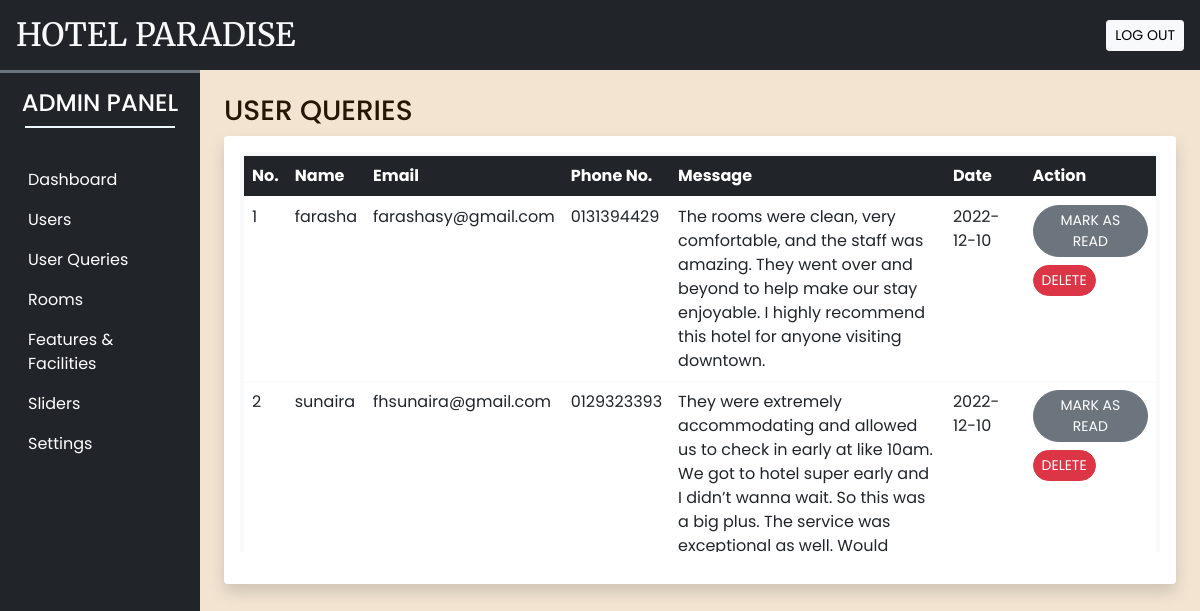
Page /HOTELMANAGEMENT/admin/user_queries.php (signed in) on the committed database.
### tables this page shows
CREATE TABLE `user_reach` (
  `reach_ID` int(100) NOT NULL,
  `name` varchar(100) NOT NULL,
  `email` varchar(200) NOT NULL,
  `phone` varchar(50) NOT NULL,
  `message` varchar(500) NOT NULL,
  `date` date NOT NULL DEFAULT current_timestamp(),
  `seen` tinyint(4) NOT NULL DEFAULT 0
);

### HOTELMANAGEMENT/admin/user_queries.php (the view, shortened to what this page needs)
<!DOCTYPE html>
<html lang="en">
<head>
    <?php require('extra/links.php'); ?>
</head>
<body style="color:rgb(37, 22, 4) ; background-color:rgb(243, 228, 210);">
 <?php require('extra/header.php'); ?>
  <div class="container-fluid">
    <div class="row">
      <div class="col-10 ms-auto p-4 ">
        <h2 class="mb-2 fs-3">USER QUERIES</h2>
        <div class="card shadow border-0 mb-4">
          <div class="card-body">
            <div class="table" style="height: 400px;overflow-y:scroll;overflow-x:scroll;">
                <table class="table table-hover border border-4 border-light">
                  <thead class="sticky-top">
                    <tr class="bg-dark text-white">
                      <th scope="col">No.</th>
                      <th scope="col">Name</th>
                      <th scope="col">Email</th>
                      <th scope="col">Phone No.</th>
                      <th scope="col" width="30%">Message</th>
                      <th scope="col">Date</th>
                      <th scope="col">Action</th>
                    </tr>
                  </thead>
                  <tbody>
                    <?php
                      $q = "SELECT * FROM `user_reach` ORDER BY `reach_ID` DESC";
                      $data = mysqli_query($db, $q);
                      $no=1;
                      while($row = mysqli_fetch_assoc($data)){
                        $seen='';
                        if($row['seen']!=1){
                          $seen="<a href='?seen=$row[reach_ID]' class='btn btn-sm rounded-pill btn-secondary'>MARK AS READ</a>";
                        }
                        $seen.="<a href='?del=$row[reach_ID]' class='btn btn-sm rounded-pill btn-danger mt-2'>DELETE</a>";
                        echo<<<query
                         <tr>
                           <td>$no</td>
                           <td>$row[name]</td>
                           <td>$row[email]</td>
                           <td>$row[phone]</td>
                           <td>$row[message]</td>
                           <td>$row[date]</td>
                           <td>$seen</td>
                         </tr>
                        query;
                        $no++;
                      }
                    ?>
                  </tbody>
                </table>
            </div>
          </div>
        </div>
      </div>
  </div>
</div>
</body>
</html>

### HOTELMANAGEMENT/admin/css/style.css (style rules this page uses)
* { font-family: 'Poppins', sans-serif; }

### HOTELMANAGEMENT/admin/user_queries.php (style rules this page uses)
table, th,td { border:4px solid light; }

### rows in the picture
user_reach: name "farasha", email "farashasy@gmail.com", phone "0131394429", message "The rooms were clean, very comfortable, and the staff was amazing. They went over and beyond to help make our stay enjoyable. I highly recommend this hotel for anyone visiting downtown.", date "2022-12-10"
user_reach: name "sunaira", email "fhsunaira@gmail.com", phone "0129323393", message "They were extremely accommodating and allowed us to check in early at like 10am. We got to hotel super early and I didn’t wanna wait. So this was a big plus. The service was exceptional as well. Would…", date "2022-12-10"
